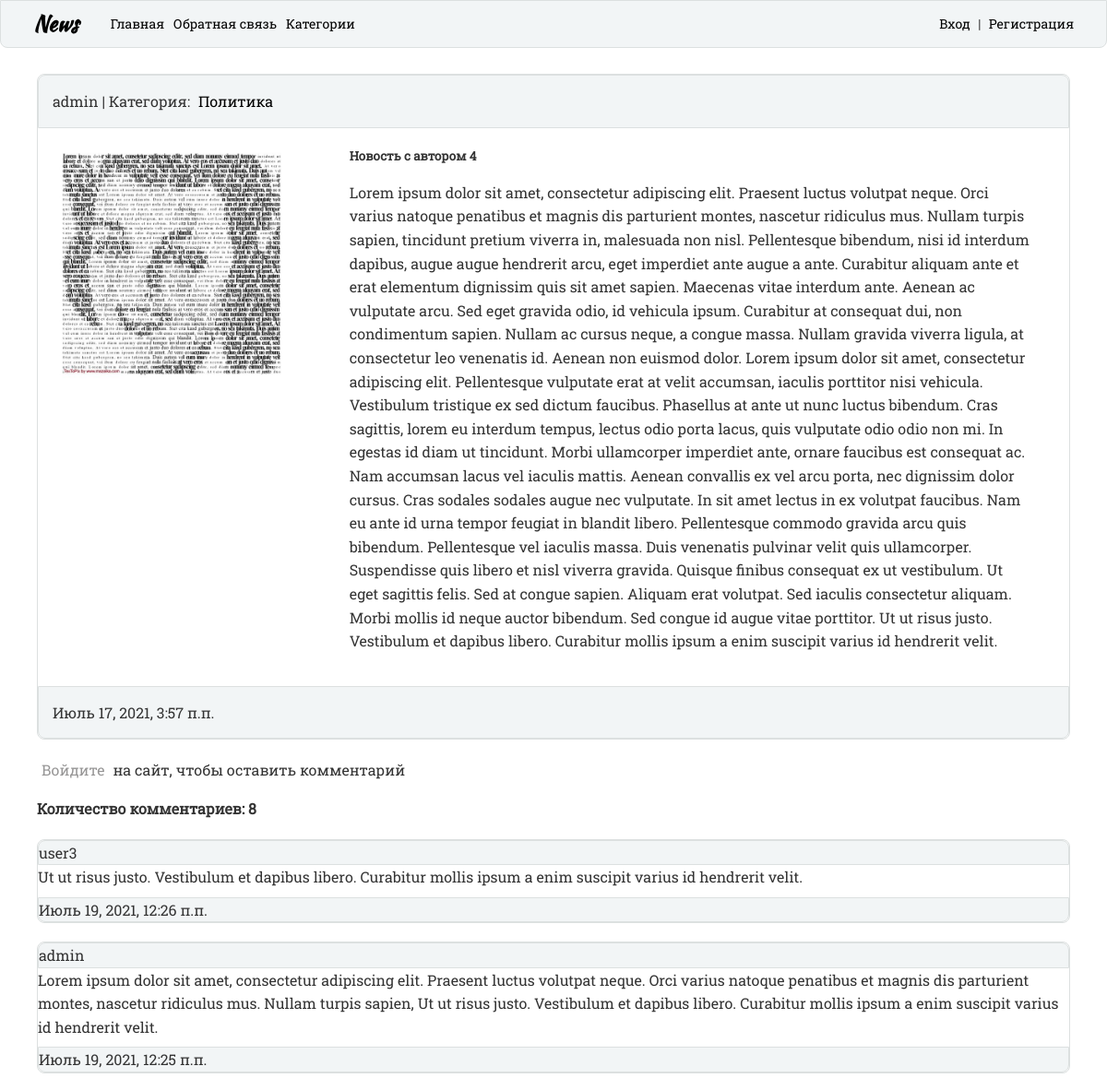
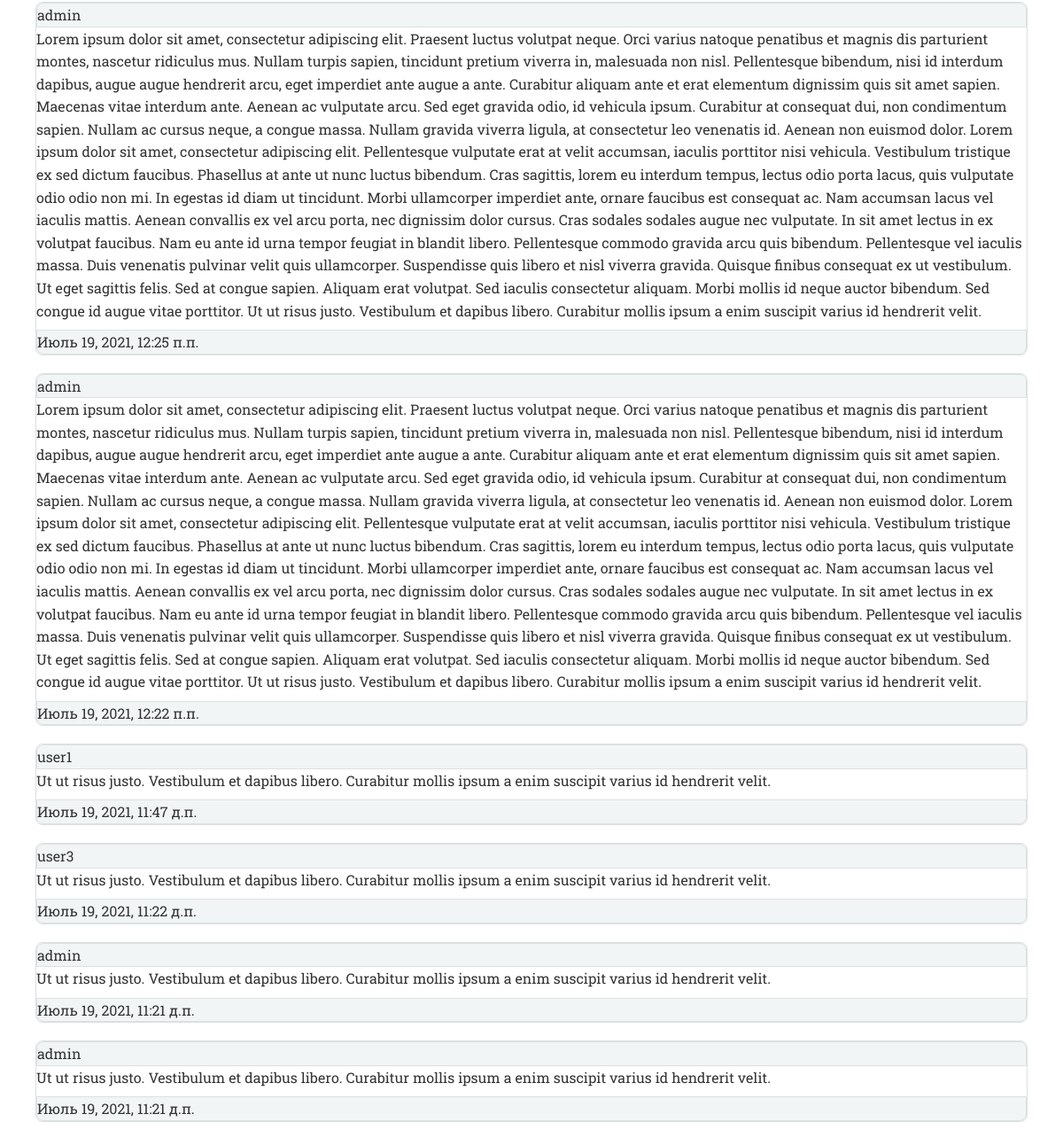
The page /news/22/ on the database its author committed (2 pictures, top to bottom).
### news/models.py (models this page shows, shortened)
class News(models.Model):
    title = models.CharField(max_length=150, verbose_name='Наименование')
    content = models.TextField(blank=True, verbose_name='Текст')
    created_at = models.DateTimeField(auto_now_add=True, verbose_name='Дата публикации')
    updated_at = models.DateTimeField(auto_now=True, verbose_name='Дата обновления')
    photo = models.ImageField(blank=True, upload_to='photos/%Y/%m/%d/', verbose_name='Фото')
    is_published = models.BooleanField(default=True, verbose_name='Опубликовать')
    category = models.ForeignKey('Category', related_name='news', on_delete=models.PROTECT, null=True, verbose_name='Категория')
    user = models.ForeignKey('auth.User', related_name='user', on_delete=models.PROTECT, blank=True, null=True, default=None,verbose_name='Пользователь')
    class Meta:
        verbose_name = 'Новость'
        verbose_name_plural = 'Новости'
        ordering = ['-created_at']

class Category(models.Model):
    title = models.CharField(max_length=150, db_index=True, verbose_name='Наименование категории')
    def get_absolute_url(self):
        return reverse('category', kwargs={"category_id": self.pk})
    def __str__(self):
        return self.title
    class Meta:
        verbose_name = 'Категория'
        verbose_name_plural = 'Категории'
        ordering = ['title']

class Comment(models.Model):
     news = models.ForeignKey(News, on_delete=models.PROTECT, related_name='comments', verbose_name='Новость')
     user = models.ForeignKey('auth.User', on_delete=models.PROTECT, blank=True, null=True, default=None,verbose_name='Пользователь')
     context = models.TextField(blank=True, verbose_name='Текст комментария')
     created_at = models.DateTimeField(auto_now_add=True, verbose_name='Дата публикации')
     updated_at = models.DateTimeField(auto_now=True, verbose_name='Дата обновления')
     is_published = models.BooleanField(default=True, verbose_name='Опубликовать')
     class Meta:
         verbose_name = 'Коментарий'
         verbose_name_plural = 'Коментарии'
         ordering = ('-created_at',)

### news/views.py (the view)
# urls.py: path('news/<int:news_id>/', view_news, name='view_news'),#Для работы с функцией-контроллером(вьюхой)
def view_news(request, news_id):
    news = get_object_or_404(News, pk=news_id)
    comments = news.comments.filter(is_published=True).select_related('user')
    if request.method == 'POST':
        comment_form = CommentForm(data=request.POST)
        if comment_form.is_valid():
            new_comment = comment_form.save(commit=False)
            new_comment.news = news
            new_comment.save()
            messages.success(request, 'Комментарий добавлен')
            return redirect(news)
    else:
        comment_form = CommentForm()
    return render(request,
                  'news/view_news.html',
                  {'news': news,
                   'comments': comments,
                   'comment_form': comment_form,
                   'news_id': news_id,
                   'title': news.title})

### news/templatetags/news_tags.py (called while the page is built)
@register.simple_tag()
def get_categories():
    return Category.objects.annotate(cnt=Count('news', filter=F('news__is_published'))).filter(cnt__gt=0)

### news/templates/news/view_news.html
{% extends 'base.html' %}
{% load static %}
{% block content %}
                    <div class="card">
                        <div class="card-header">
                            <div class="container__card">
                                {{ news.user }} |
                                Категория:
                                <a href="{{news.category.get_absolute_url}}" class="nav__link">
                                    {{news.category}}
                                </a>
                            </div>
                        </div>
                        <div class="card-body">
                            <div class="card-photo">
                                {% if news.photo %}
                                <img src="{{news.photo.url}}" alt="" width="90%">
                                {% else %}
                                <img src="{% static 'media/photos/123.jpg' %}" alt="" width="90%">
                                {% endif %}
                            </div>
                            <div class="card-text">
                                <h5>{{ news.title }}</h5>
                                <p>{{ news.content|safe}}</p>
                            </div>
                        </div>
                        <div class="card-footer">
                            <div class="container__card">
                                {{ news.created_at }}
                            </div>
                        </div>
                    </div>
                {% if request.user.is_authenticated %}
                        <h4>Добавьте ваш комментарий</h4>
                        <form action="." method="post">
                            {{ comment_form.as_p }}
                            {% csrf_token %}
                            <button type="submit"><div class="header__logo"><h2>Add comment</h2></div></button>
                        </form>
                {% else %}
                        <p>
                            <a href="{% url 'login' %}" class="nav__link"><span class="cnt">Войдите<span></a>
                            на сайт, чтобы оставить комментарий
                        </p>
                {% endif %}
                    {% with comments.count as total_comments %}
                        <h4>
                            Количество комментариев: {{ total_comments }}
                        </h4>
                    {% endwith %}
                    {% for comment in comments %}
                    <div class="comment">
                        <div class="comment-header">
                            {{ comment.user }}
                        </div>
                            {{ comment.context|linebreaks }}
                        <div class="comment-footer">
                            {{ comment.created_at }}
                        </div>
                    </div>
                    {% empty %}
                        <p>Под этой новостью нет комментариев</p>
                    {% endfor %}
{% endblock %}

### templates/base.html (shortened to what this page needs)
{% load static %}
{% load news_tags %}
{% get_categories as categories %}
<!doctype html>
<html lang="en">
<head>
    <link rel="stylesheet" href="{% static 'css/style.css' %}">
</head>
<body>
<header class="header">
    <div class="container">
        <div class="header__inner">
            <div class="header__inner">
                <div class="header__logo"><h2><a href="{% url 'home' %}" class="nav__link">News</a></h2></div>
                    <a href="{% url 'home' %}" class="nav__link">Главная</a>
                    <a href="{% url 'contact' %}" class="nav__link">Обратная связь</a>
                <ul class="menu">
                    <li><a href="{% url 'home' %}" class="nav__link">Категории</a>
                    </li>
                </ul>
            </div>
            <nav class="nav">
                {% if request.user.is_authenticated %}
                    Добро пожаловать, <span class="cnt">{{ user.username }}<span>  |
                    <a href="{% url 'logout' %}" class="nav__link">Выход</a>
                {% else %}
                    <a href="{% url 'login' %}" class="nav__link">Вход</a> |
                    <a href="{% url 'register' %}" class="nav__link">Регистрация</a>
                {% endif %}
            </nav>
        </div>
    </div>
</header>
<div class="intro">
    <div class="container__for">
        {% block content %}{% endblock %}
        </div>
    </div>
</body>
</html>

### news_site/static/css/style.css (style rules this page uses)
body { font-family: "RobotoSlab"; margin: 0; line-height: 1.6; color: #333; }
h1, h2, h3, h4, h5, h6 { margin: 0; }
*, *:before, *:after { box-sizing: border-box; }
.container { width: 95%; margin: 0 auto; }
.intro { width: 100%; height: 100vh; margin-top: 50px; }
.header { width: 100%; background: #f0f4f5d6; border: solid; border-width: 1px; border-color: #dce0e0; border-radius: 0 0 8px 8px; position: absolute; top: 0; left: 0; right: 0; z-index: 1000; }
.header__inner { font-family: "RobotoSlab"; height: 50px; align-items: center; display: flex; justify-content: space-between; font-size: 14px; }
.header__logo { font-family: "KaushanScript"; font-weight: 700; margin-right: 25px; font-size: 16px; }
.nav { font-size: 14px; }
.nav__link { display: inline-block; vertical-align: top; margin: 0px 5px; position: relative; text-decoration: none; color: #000; }
.nav__link:after { content: ""; display: block; width: 100%; height: 1px; background-color: #dce0e0; opacity: 0; position: absolute; top: 100%; left: 0; z-index: 1; transition: opacity .3s linear; }
.container__for { margin: 80px 40px; }
.card { margin: 20px 0; border: solid; border-width: 1px; border-color: #dce0e0; border-radius: 8px; }
.card-header { width: 100%; background: #f0f4f5d6; border: solid; border-width: 1px; border-color: #dce0e0; border-radius: 8px 8px 0 0; }
.container__card { margin: 15px 15px; }
.card-body { margin: 20px 0; display: flex; justify-content: space-between; }
.card-photo { width: 30%; margin-left: 20px; }
.card-text { width: 80%; margin: 0 40px; }
.card-footer { width: 100%; background: #f0f4f5d6; border: solid; border-width: 1px; border-color: #dce0e0; border-radius: 0 0 8px 8px; margin-top: 20px; }
ul { padding: 0px; }
.menu a { text-decoration:none }
.menu li { position: relative; list-style:none; }
.comment { margin: 20px 0; border: solid; border-width: 1px; border-color: #dce0e0; border-radius: 8px; }
.comment-header { width: 100%; background: #f0f4f5d6; border: solid; border-width: 1px; border-color: #dce0e0; border-radius: 8px 8px 0 0; }
.comment-footer { width: 100%; background: #f0f4f5d6; border: solid; border-width: 1px; border-color: #dce0e0; border-radius: 0 0 8px 8px; margin-top: 20px; }
.comment p { margin-block-start: 0; margin-block-end: -1%; }
span.cnt { color: #969595; }

### rows shown on the page
News: user "admin", category "Политика", title "Новость c автором 4", content "Lorem ipsum dolor sit amet, consectetur adipiscing elit. Praesent luctus volutpat neque. Orci varius natoque penatibus et magnis dis parturient montes, nascetur ridiculus mus. Nullam turpis sapien, tincidunt pretium viverra in, malesuada non nisl. Pellentesque bibendum, nisi id interdum dapibus, augue augue hendrerit arcu, eget imperdiet ante augue a ante. Curabitur aliquam ante et erat elementum dignissim quis sit amet sapien. Maecenas vitae interdum ante. Aenean ac vulputate arcu. Sed eget gravida odio, id vehicula ipsum. Curabitur at consequat dui, non condimentum sapien. Nullam ac cursus neque, a congue massa. Nullam gravida viverra ligula, at consectetur leo venenatis id. Aenean non…", created_at "Июль 17, 2021, 3:57 п.п."
Comment: user "user3", context "Ut ut risus justo. Vestibulum et dapibus libero. Curabitur mollis ipsum a enim suscipit varius id hendrerit velit.", created_at "Июль 19, 2021, 12:26 п.п."
Comment: user "admin", context "Lorem ipsum dolor sit amet, consectetur adipiscing elit. Praesent luctus volutpat neque. Orci varius natoque penatibus et magnis dis parturient montes, nascetur ridiculus mus. Nullam turpis sapien, Ut ut risus justo. Vestibulum et dapibus libero. Curabitur mollis ipsum a enim suscipit varius id hendrerit velit.", created_at "Июль 19, 2021, 12:25 п.п."
Comment: user "admin", context "Lorem ipsum dolor sit amet, consectetur adipiscing elit. Praesent luctus volutpat neque. Orci varius natoque penatibus et magnis dis parturient montes, nascetur ridiculus mus. Nullam turpis sapien, tincidunt pretium viverra in, malesuada non nisl. Pellentesque bibendum, nisi id interdum dapibus, augue augue hendrerit arcu, eget imperdiet ante augue a ante. Curabitur aliquam ante et erat elementum dignissim quis sit amet sapien. Maecenas vitae interdum ante. Aenean ac vulputate arcu. Sed eget gravida odio, id vehicula ipsum. Curabitur at consequat dui, non condimentum sapien. Nullam ac cursus neque, a congue massa. Nullam gravida viverra ligula, at consectetur leo venenatis id. Aenean non…", created_at "Июль 19, 2021, 12:25 п.п."
Comment: user "admin", context "Lorem ipsum dolor sit amet, consectetur adipiscing elit. Praesent luctus volutpat neque. Orci varius natoque penatibus et magnis dis parturient montes, nascetur ridiculus mus. Nullam turpis sapien, tincidunt pretium viverra in, malesuada non nisl. Pellentesque bibendum, nisi id interdum dapibus, augue augue hendrerit arcu, eget imperdiet ante augue a ante. Curabitur aliquam ante et erat elementum dignissim quis sit amet sapien. Maecenas vitae interdum ante. Aenean ac vulputate arcu. Sed eget gravida odio, id vehicula ipsum. Curabitur at consequat dui, non condimentum sapien. Nullam ac cursus neque, a congue massa. Nullam gravida viverra ligula, at consectetur leo venenatis id. Aenean non…", created_at "Июль 19, 2021, 12:22 п.п."
Comment: user "user1", context "Ut ut risus justo. Vestibulum et dapibus libero. Curabitur mollis ipsum a enim suscipit varius id hendrerit velit.", created_at "Июль 19, 2021, 11:47 д.п."
Comment: user "user3", context "Ut ut risus justo. Vestibulum et dapibus libero. Curabitur mollis ipsum a enim suscipit varius id hendrerit velit.", created_at "Июль 19, 2021, 11:22 д.п."
Comment: user "admin", context "Ut ut risus justo. Vestibulum et dapibus libero. Curabitur mollis ipsum a enim suscipit varius id hendrerit velit.", created_at "Июль 19, 2021, 11:21 д.п."
Comment: user "admin", context "Ut ut risus justo. Vestibulum et dapibus libero. Curabitur mollis ipsum a enim suscipit varius id hendrerit velit.", created_at "Июль 19, 2021, 11:21 д.п."

### other values the page prints
{{ total_comments }} "8"
